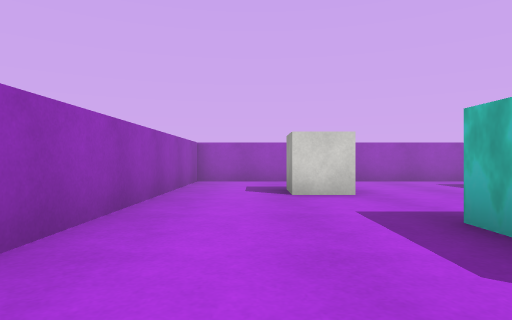
view 1 (above)

18 first-person views from a walk through a 3-D level made in the Unity game engine. The camera is 0.55 m above the floor, looks level and sees 75° across. The floor is counted in squares, 1 m on a side. Each view is taken from the middle of a square. On the plan, view 1 faces up. The plan holds only what a view shows up to about 9 squares ahead; the rest is blank. The player is left out. Surface patterns are stand-ins for the level's own textures.

view 2
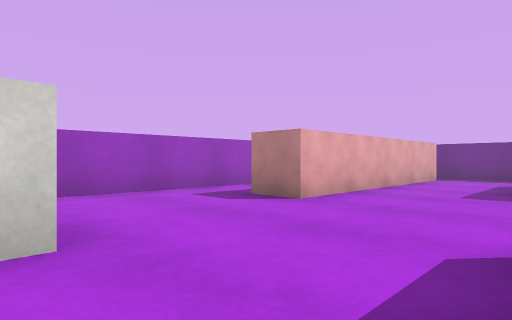

view 3
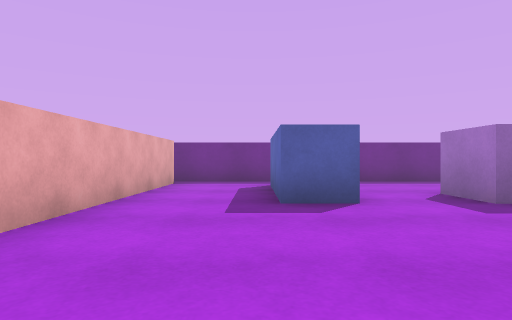

view 4
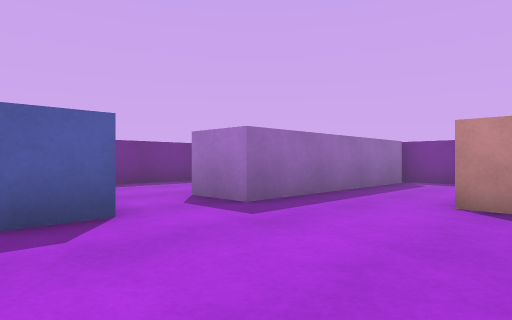

view 5
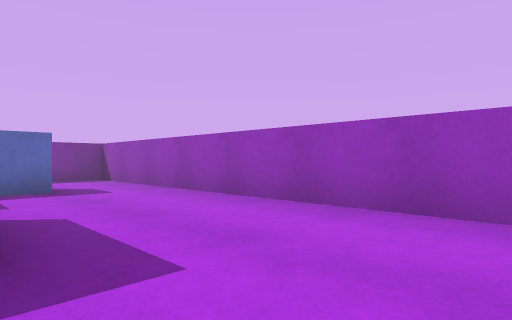

view 6
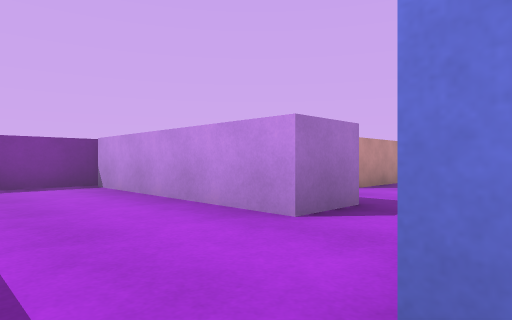

view 7
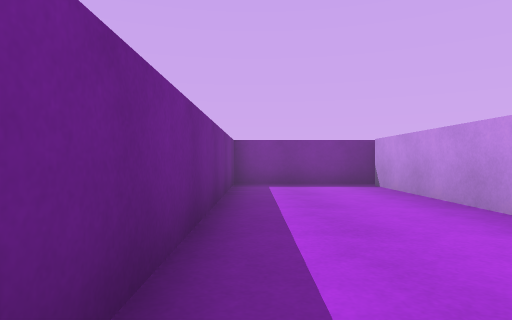

view 8
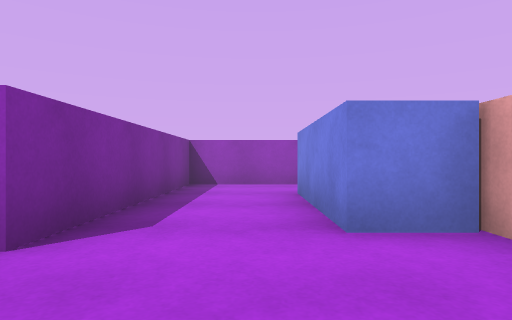

view 9
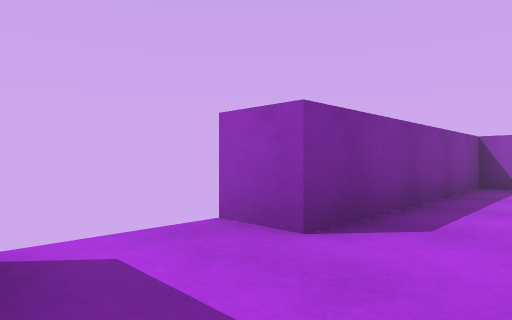

view 10
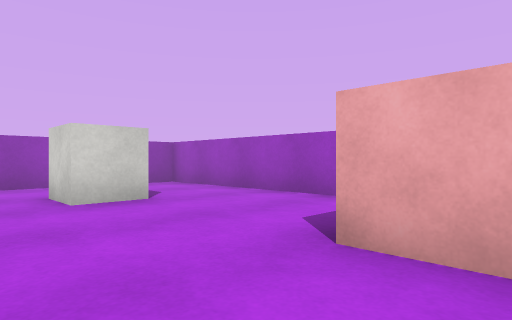

view 11
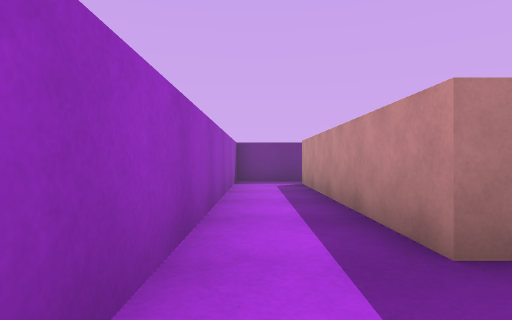

view 12
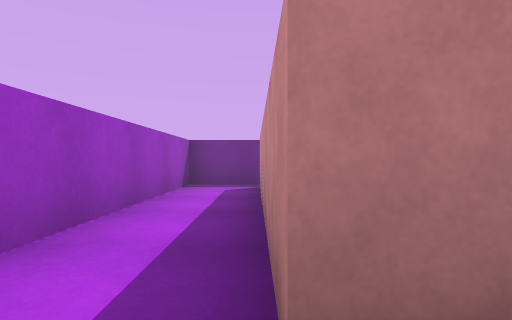

view 13
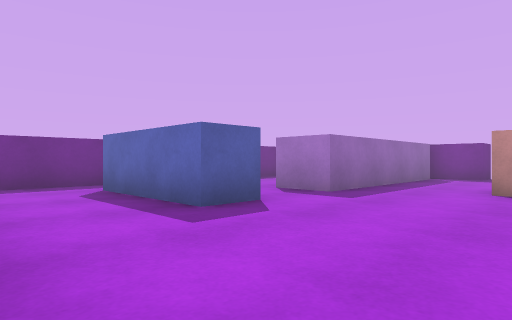

view 14
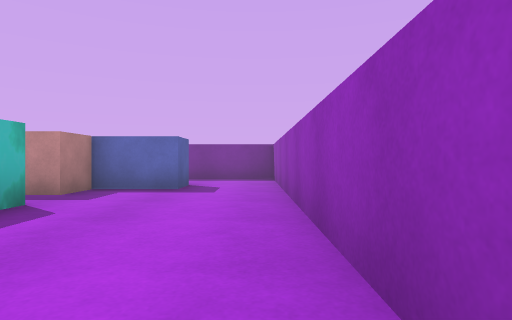

view 15
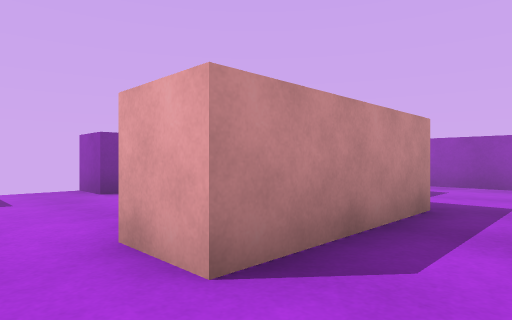

view 16
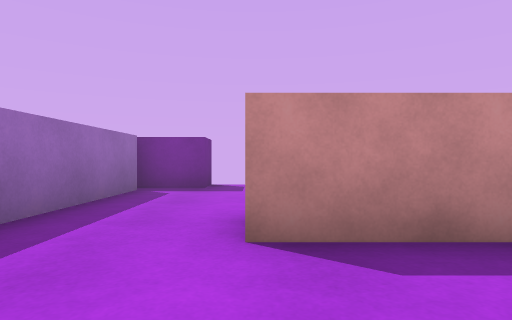

view 17
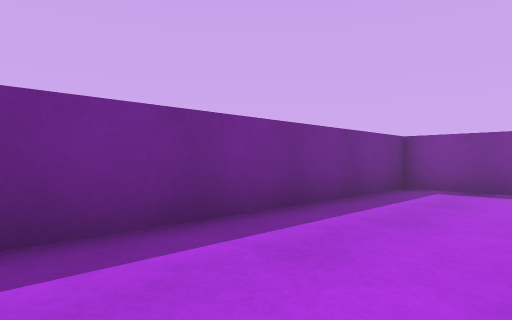

view 18
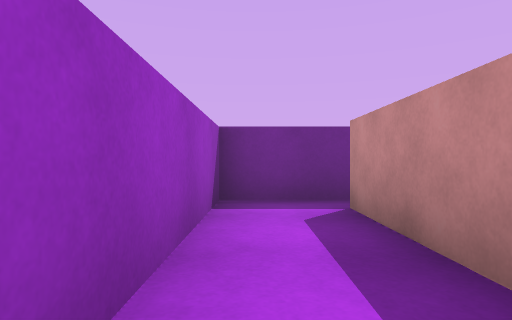

### Floor plan
Points are (right, up) in squares from view 1. A wall is a line through its corners. A room is listed if a view was taken in it or the views show most of it. See-through windows are left out.
Room 1 (views 1, 2, 3, 4, 5, 8, 9, 10, 11, 12, 13, 14, 15, 16, 18)
walls: (7.2, 2.6) (7.2, 3.7) (10.2, 3.7); (3.8, -1.2) (3.5, -1.2) (3.5, -2.3) (0.5, -2.3) (0.5, -1.3) (2.1, -1.3) (2.1, -0.2) (5.1, -0.2) (5.1, -1.2); (7.2, -4.1) (7.2, 1); (10.9, 5.9) (4.8, 5.9) (4.8, 6.9) (10.9, 6.9); (11.5, 3.5) (11.5, 8.5) (-1.5, 8.5) (-1.5, -4.5) (4, -4.5) (4, -5.5); (6, -5.5) (6, -4.5)
ways out: opening at (8, 2) to room 2; opening at (11, 3) to room 2
objects: white cube (1, 6)
Room 2 (views 6, 7, 17)
walls: (7.2, 1) (8.4, 1) (8.4, -4.2); (6, -4.5) (11.5, -4.5) (11.5, 3.5)
ways out: opening at (8, 2) to room 1; opening at (11, 3) to room 1

Positions as (right, up) in squares from view 1, and headings:
1: (0, 0), facing up
2: (1, 3), facing up-right
3: (3, 4), facing right
4: (4, 4), facing down-right
5: (2, 5), facing down-left
6: (11, 3), facing down-left
7: (11, 3), facing down
8: (6, -3), facing left
9: (6, -3), facing down-left
10: (6, 4), facing up-left
11: (3, 8), facing right
12: (4, 7), facing right
13: (4, 6), facing down-right
14: (-1, 5), facing down
15: (6, 1), facing down-left
16: (5, 2), facing down
17: (9, 2), facing down-right
18: (7, 8), facing right
